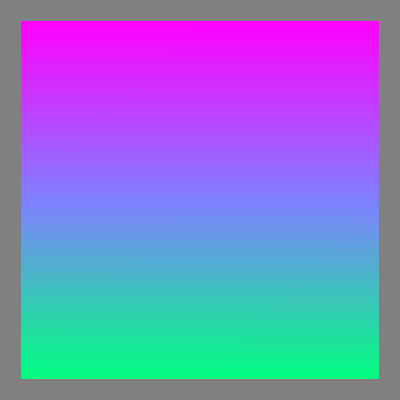

Write the Python code that produced this figure.
#!/usr/bin/env python

# Demonstrate 32-bit float texture rendering on a plane.

import vtkmodules.vtkInteractionStyle  # noqa: F401
import vtkmodules.vtkRenderingOpenGL2  # noqa: F401

from vtkmodules.vtkCommonCore import vtkFloatArray
from vtkmodules.vtkCommonDataModel import vtkImageData
from vtkmodules.vtkFiltersSources import vtkPlaneSource
from vtkmodules.vtkRenderingCore import (
    vtkActor,
    vtkPolyDataMapper,
    vtkRenderWindow,
    vtkRenderWindowInteractor,
    vtkRenderer,
    vtkTexture,
)

# Procedural 32-bit float texture
image = vtkImageData()
image.SetExtent(0, 256, 0, 256, 0, 0)

pixels = vtkFloatArray()
pixels.SetNumberOfComponents(3)
pixels.SetNumberOfTuples(65536)

for i in range(65536):
    v = i / 65536.0
    pixels.SetTuple3(i, v, 1.0 - v, 0.5 + v)

image.GetPointData().SetScalars(pixels)

texture = vtkTexture()
texture.SetColorModeToDirectScalars()
texture.SetInputData(image)

# Plane with texture
plane = vtkPlaneSource()

mapper = vtkPolyDataMapper()
mapper.SetInputConnection(plane.GetOutputPort())

actor = vtkActor()
actor.SetMapper(mapper)
actor.SetTexture(texture)

renderer = vtkRenderer()
renderer.SetBackground(0.5, 0.5, 0.5)
renderer.AddActor(actor)

render_window = vtkRenderWindow()
render_window.SetSize(400, 400)
render_window.AddRenderer(renderer)
render_window.SetWindowName("texture 32 bits")

interactor = vtkRenderWindowInteractor()
interactor.SetRenderWindow(render_window)

# Scene
renderer.ResetCamera()
renderer.GetActiveCamera().Zoom(1.3)
renderer.ResetCameraClippingRange()

interactor.Initialize()
interactor.Start()
